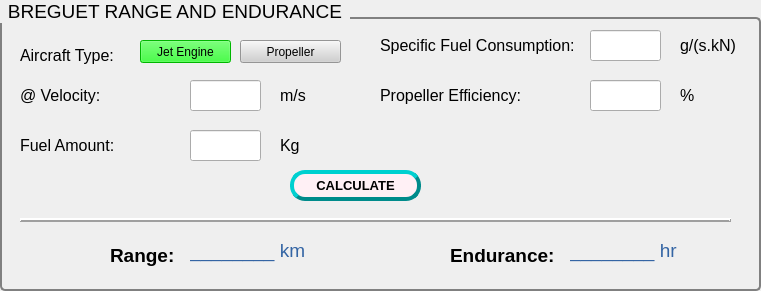
   <widget class="QGroupBox" name="toBreguetRangeAndEndurance_groupBox">
    <property name="geometry">
     <rect>
      <x>10</x>
      <y>590</y>
      <width>761</width>
      <height>291</height>
     </rect>
    </property>
    <property name="sizePolicy">
     <sizepolicy hsizetype="Fixed" vsizetype="Fixed">
      <horstretch>0</horstretch>
      <verstretch>0</verstretch>
     </sizepolicy>
    </property>
    <property name="styleSheet">
     <string notr="true">QGroupBox
{
		font-size: 14pt;
		border: 2px solid gray;
		border-radius: 5px;
		margin-top: 17px;
}

QGroupBox::title
{
		subcontrol-origin: margin;
		subcontrol-position: top left;
		padding: 0 5px;
}
</string>
    </property>
    <property name="title">
     <string>BREGUET RANGE AND ENDURANCE</string>
    </property>
    <widget class="QLabel" name="breguet_Endurance_label">
     <property name="geometry">
      <rect>
       <x>450</x>
       <y>240</y>
       <width>111</width>
       <height>31</height>
      </rect>
     </property>
     <property name="sizePolicy">
      <sizepolicy hsizetype="Fixed" vsizetype="Fixed">
       <horstretch>0</horstretch>
       <verstretch>0</verstretch>
      </sizepolicy>
     </property>
     <property name="styleSheet">
      <string notr="true">QLabel {font: bold 11pt Ubuntu}</string>
     </property>
     <property name="text">
      <string>&lt;html&gt;&lt;head/&gt;&lt;body&gt;&lt;p&gt;&lt;span style=&quot; font-size:14pt; font-weight:600;&quot;&gt;Endurance: &lt;/span&gt;&lt;/p&gt;&lt;/body&gt;&lt;/html&gt;</string>
     </property>
    </widget>
    <widget class="Line" name="breguet_line">
     <property name="geometry">
      <rect>
       <x>20</x>
       <y>210</y>
       <width>711</width>
       <height>20</height>
      </rect>
     </property>
     <property name="sizePolicy">
      <sizepolicy hsizetype="Fixed" vsizetype="Fixed">
       <horstretch>0</horstretch>
       <verstretch>0</verstretch>
      </sizepolicy>
     </property>
     <property name="frameShadow">
      <enum>QFrame::Raised</enum>
     </property>
     <property name="lineWidth">
      <number>2</number>
     </property>
     <property name="orientation">
      <enum>Qt::Horizontal</enum>
     </property>
    </widget>
    <widget class="QLabel" name="breguet_aircraftType_label">
     <property name="geometry">
      <rect>
       <x>20</x>
       <y>40</y>
       <width>111</width>
       <height>31</height>
      </rect>
     </property>
     <property name="sizePolicy">
      <sizepolicy hsizetype="Fixed" vsizetype="Fixed">
       <horstretch>0</horstretch>
       <verstretch>0</verstretch>
      </sizepolicy>
     </property>
     <property name="styleSheet">
      <string notr="true">QLabel {font: 11pt &quot;Ubuntu&quot;}</string>
     </property>
     <property name="text">
      <string>&lt;html&gt;&lt;head/&gt;&lt;body&gt;&lt;p&gt;&lt;span style=&quot; font-size:12pt;&quot;&gt;Aircraft Type:&lt;/span&gt;&lt;/p&gt;&lt;/body&gt;&lt;/html&gt;</string>
     </property>
    </widget>
    <widget class="QLabel" name="breguet_velocity_label">
     <property name="geometry">
      <rect>
       <x>20</x>
       <y>80</y>
       <width>201</width>
       <height>31</height>
      </rect>
     </property>
     <property name="sizePolicy">
      <sizepolicy hsizetype="Fixed" vsizetype="Fixed">
       <horstretch>0</horstretch>
       <verstretch>0</verstretch>
      </sizepolicy>
     </property>
     <property name="styleSheet">
      <string notr="true">QLabel {font: 11pt &quot;Ubuntu&quot;}</string>
     </property>
     <property name="text">
      <string>&lt;html&gt;&lt;head/&gt;&lt;body&gt;&lt;p&gt;&lt;span style=&quot; font-size:12pt;&quot;&gt;@ Velocity:&lt;/span&gt;&lt;/p&gt;&lt;/body&gt;&lt;/html&gt;</string>
     </property>
    </widget>
    <widget class="QLabel" name="breguet_fuelWeight_label">
     <property name="geometry">
      <rect>
       <x>20</x>
       <y>130</y>
       <width>171</width>
       <height>31</height>
      </rect>
     </property>
     <property name="sizePolicy">
      <sizepolicy hsizetype="Fixed" vsizetype="Fixed">
       <horstretch>0</horstretch>
       <verstretch>0</verstretch>
      </sizepolicy>
     </property>
     <property name="styleSheet">
      <string notr="true">QLabel {font: 11pt &quot;Ubuntu&quot;}</string>
     </property>
     <property name="text">
      <string>&lt;html&gt;&lt;head/&gt;&lt;body&gt;&lt;p&gt;&lt;span style=&quot; font-size:12pt;&quot;&gt;Fuel Amount:&lt;/span&gt;&lt;/p&gt;&lt;/body&gt;&lt;/html&gt;</string>
     </property>
    </widget>
    <widget class="QLineEdit" name="breguet_fuel_weight_lineEdit">
     <property name="geometry">
      <rect>
       <x>190</x>
       <y>130</y>
       <width>71</width>
       <height>31</height>
      </rect>
     </property>
     <property name="alignment">
      <set>Qt::AlignCenter</set>
     </property>
     <property name="clearButtonEnabled">
      <bool>true</bool>
     </property>
    </widget>
    <widget class="QLabel" name="toRange_EditLabel">
     <property name="geometry">
      <rect>
       <x>190</x>
       <y>230</y>
       <width>211</width>
       <height>41</height>
      </rect>
     </property>
     <property name="sizePolicy">
      <sizepolicy hsizetype="Fixed" vsizetype="Fixed">
       <horstretch>0</horstretch>
       <verstretch>0</verstretch>
      </sizepolicy>
     </property>
     <property name="styleSheet">
      <string notr="true">QLabel 
{
		color: greergb(52, 101, 164);
		font: 11pt &quot;Ubuntu&quot;;
}</string>
     </property>
     <property name="text">
      <string>&lt;html&gt;&lt;head/&gt;&lt;body&gt;&lt;p&gt;&lt;span style=&quot; font-size:14pt; color:#3465a4;&quot;&gt;________ km&lt;/span&gt;&lt;/p&gt;&lt;/body&gt;&lt;/html&gt;</string>
     </property>
    </widget>
    <widget class="QLabel" name="toEndurance_EditLabel">
     <property name="geometry">
      <rect>
       <x>570</x>
       <y>230</y>
       <width>141</width>
       <height>41</height>
      </rect>
     </property>
     <property name="sizePolicy">
      <sizepolicy hsizetype="Fixed" vsizetype="Fixed">
       <horstretch>0</horstretch>
       <verstretch>0</verstretch>
      </sizepolicy>
     </property>
     <property name="styleSheet">
      <string notr="true">QLabel 
{
		color: greergb(52, 101, 164);
		font: 11pt &quot;Ubuntu&quot;;
}</string>
     </property>
     <property name="text">
      <string>&lt;html&gt;&lt;head/&gt;&lt;body&gt;&lt;p&gt;&lt;span style=&quot; font-size:14pt; color:#3465a4;&quot;&gt;________ hr&lt;/span&gt;&lt;/p&gt;&lt;/body&gt;&lt;/html&gt;</string>
     </property>
    </widget>
    <widget class="QLabel" name="breguet_range_label">
     <property name="geometry">
      <rect>
       <x>110</x>
       <y>240</y>
       <width>71</width>
       <height>31</height>
      </rect>
     </property>
     <property name="sizePolicy">
      <sizepolicy hsizetype="Fixed" vsizetype="Fixed">
       <horstretch>0</horstretch>
       <verstretch>0</verstretch>
      </sizepolicy>
     </property>
     <property name="styleSheet">
      <string notr="true">QLabel {font: bold 11pt Ubuntu}</string>
     </property>
     <property name="text">
      <string>&lt;html&gt;&lt;head/&gt;&lt;body&gt;&lt;p&gt;&lt;span style=&quot; font-size:14pt;&quot;&gt;Range: &lt;/span&gt;&lt;/p&gt;&lt;/body&gt;&lt;/html&gt;</string>
     </property>
    </widget>
    <widget class="QPushButton" name="breguet_jetEngine_pushButton">
     <property name="geometry">
      <rect>
       <x>140</x>
       <y>40</y>
       <width>91</width>
       <height>23</height>
      </rect>
     </property>
     <property name="cursor">
      <cursorShape>PointingHandCursor</cursorShape>
     </property>
     <property name="styleSheet">
      <string notr="true">background-color: rgb(0, 255, 0);</string>
     </property>
     <property name="text">
      <string>Jet Engine</string>
     </property>
    </widget>
    <widget class="QPushButton" name="breguet_Propeller_pushButton">
     <property name="enabled">
      <bool>true</bool>
     </property>
     <property name="geometry">
      <rect>
       <x>240</x>
       <y>40</y>
       <width>101</width>
       <height>23</height>
      </rect>
     </property>
     <property name="cursor">
      <cursorShape>PointingHandCursor</cursorShape>
     </property>
     <property name="styleSheet">
      <string notr="true">background-color: rgb(208, 208, 208);</string>
     </property>
     <property name="text">
      <string>Propeller</string>
     </property>
    </widget>
    <widget class="QLineEdit" name="breguet_Vel_lineEdit">
     <property name="geometry">
      <rect>
       <x>190</x>
       <y>80</y>
       <width>71</width>
       <height>31</height>
      </rect>
     </property>
     <property name="alignment">
      <set>Qt::AlignCenter</set>
     </property>
     <property name="clearButtonEnabled">
      <bool>true</bool>
     </property>
    </widget>
    <widget class="QLabel" name="breguet_Vel_ms_label">
     <property name="geometry">
      <rect>
       <x>280</x>
       <y>80</y>
       <width>31</width>
       <height>31</height>
      </rect>
     </property>
     <property name="text">
      <string>&lt;html&gt;&lt;head/&gt;&lt;body&gt;&lt;p&gt;&lt;span style=&quot; font-size:12pt;&quot;&gt;m/s&lt;/span&gt;&lt;/p&gt;&lt;/body&gt;&lt;/html&gt;</string>
     </property>
    </widget>
    <widget class="QLabel" name="breguet_sfc_label">
     <property name="geometry">
      <rect>
       <x>380</x>
       <y>30</y>
       <width>201</width>
       <height>31</height>
      </rect>
     </property>
     <property name="sizePolicy">
      <sizepolicy hsizetype="Fixed" vsizetype="Fixed">
       <horstretch>0</horstretch>
       <verstretch>0</verstretch>
      </sizepolicy>
     </property>
     <property name="styleSheet">
      <string notr="true">QLabel {font: 11pt &quot;Ubuntu&quot;}</string>
     </property>
     <property name="text">
      <string>&lt;html&gt;&lt;head/&gt;&lt;body&gt;&lt;p&gt;&lt;span style=&quot; font-size:12pt;&quot;&gt;Specific Fuel Consumption:&lt;/span&gt;&lt;/p&gt;&lt;/body&gt;&lt;/html&gt;</string>
     </property>
    </widget>
    <widget class="QLineEdit" name="breguet_sfc_lineEdit">
     <property name="geometry">
      <rect>
       <x>590</x>
       <y>30</y>
       <width>71</width>
       <height>31</height>
      </rect>
     </property>
     <property name="alignment">
      <set>Qt::AlignCenter</set>
     </property>
     <property name="clearButtonEnabled">
      <bool>true</bool>
     </property>
    </widget>
    <widget class="QLabel" name="breguet_sfc_unit_label">
     <property name="geometry">
      <rect>
       <x>680</x>
       <y>30</y>
       <width>71</width>
       <height>31</height>
      </rect>
     </property>
     <property name="text">
      <string>&lt;html&gt;&lt;head/&gt;&lt;body&gt;&lt;p&gt;&lt;span style=&quot; font-size:12pt;&quot;&gt;g/(s.kN)&lt;/span&gt;&lt;/p&gt;&lt;/body&gt;&lt;/html&gt;</string>
     </property>
    </widget>
    <widget class="QLabel" name="breguet_fuelAmount_kg_label">
     <property name="geometry">
      <rect>
       <x>280</x>
       <y>130</y>
       <width>31</width>
       <height>31</height>
      </rect>
     </property>
     <property name="text">
      <string>&lt;html&gt;&lt;head/&gt;&lt;body&gt;&lt;p&gt;&lt;span style=&quot; font-size:12pt;&quot;&gt;Kg&lt;/span&gt;&lt;/p&gt;&lt;/body&gt;&lt;/html&gt;</string>
     </property>
    </widget>
    <widget class="QPushButton" name="breguet_calculate_button">
     <property name="geometry">
      <rect>
       <x>290</x>
       <y>170</y>
       <width>131</width>
       <height>31</height>
      </rect>
     </property>
     <property name="sizePolicy">
      <sizepolicy hsizetype="Fixed" vsizetype="Fixed">
       <horstretch>0</horstretch>
       <verstretch>0</verstretch>
      </sizepolicy>
     </property>
     <property name="styleSheet">
      <string notr="true">QPushButton
{
		font-weight: bold;
		font-size: 10pt;
		border-style: outset;
		border-radius: 15px;
		border-width: 4px;
		background-color: lavenderblush;
		border-color: darkcyan;
}
QPushButton::pressed
{
		font-weight: bold;
		font-size: 9pt;
		border-style: inset;
		border-radius: 15px;
		border-width: 3px;
		background-color: lavenderblush;
		border-color: green;
}</string>
     </property>
     <property name="text">
      <string>CALCULATE</string>
     </property>
    </widget>
    <widget class="QLabel" name="breguet_prop_eff_label">
     <property name="geometry">
      <rect>
       <x>380</x>
       <y>80</y>
       <width>201</width>
       <height>31</height>
      </rect>
     </property>
     <property name="sizePolicy">
      <sizepolicy hsizetype="Fixed" vsizetype="Fixed">
       <horstretch>0</horstretch>
       <verstretch>0</verstretch>
      </sizepolicy>
     </property>
     <property name="styleSheet">
      <string notr="true">QLabel {font: 11pt &quot;Ubuntu&quot;}</string>
     </property>
     <property name="text">
      <string>&lt;html&gt;&lt;head/&gt;&lt;body&gt;&lt;p&gt;&lt;span style=&quot; font-size:12pt;&quot;&gt;Propeller Efficiency:&lt;/span&gt;&lt;/p&gt;&lt;/body&gt;&lt;/html&gt;</string>
     </property>
    </widget>
    <widget class="QLineEdit" name="breguet_prop_eff_lineEdit">
     <property name="geometry">
      <rect>
       <x>590</x>
       <y>80</y>
       <width>71</width>
       <height>31</height>
      </rect>
     </property>
     <property name="alignment">
      <set>Qt::AlignCenter</set>
     </property>
     <property name="clearButtonEnabled">
      <bool>true</bool>
     </property>
    </widget>
    <widget class="QLabel" name="breguet_prop_eff_unit_label">
     <property name="geometry">
      <rect>
       <x>680</x>
       <y>80</y>
       <width>31</width>
       <height>31</height>
      </rect>
     </property>
     <property name="text">
      <string>&lt;html&gt;&lt;head/&gt;&lt;body&gt;&lt;p&gt;&lt;span style=&quot; font-size:12pt;&quot;&gt;%&lt;/span&gt;&lt;/p&gt;&lt;/body&gt;&lt;/html&gt;</string>
     </property>
    </widget>
   </widget>
